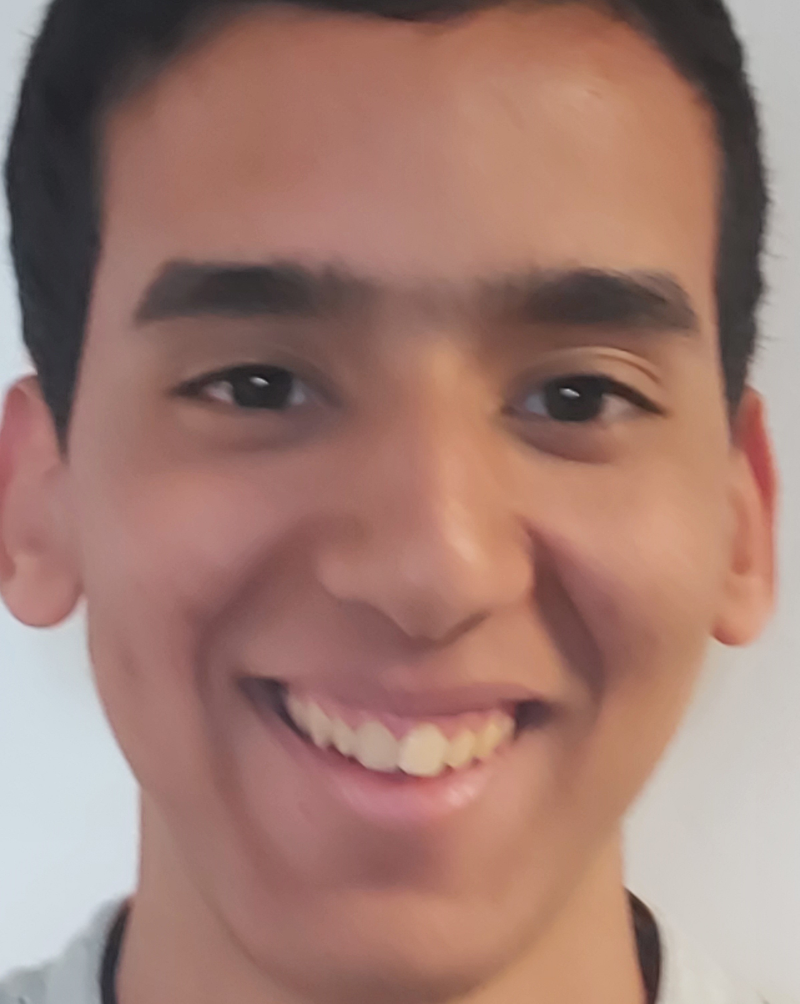
%> input picture reconnaissance faciale avec ma database/trainingSet/Abdel.jpg, 2398 x 3011 px (shown at 1/3 size); its folder holds only this picture in this run
$ octave creation_visages_propres.m   (GNU Octave 9; MATLAB toolbox functions it lacks are replaced by stand-ins)
%> lines starting %> are read from the running program, lines starting %| are printed output that depends on the picture
### reconnaissance faciale avec ma database/preTraitementTrain.m
function [Ifinal, nomPhoto]=preTraitementTrain(I,name,tailleImageL,tailleImageH)
%> called with name = 'Abdel', tailleImageL = 300, tailleImageH = 300
    if ndims(I)==3
        I=im2double(rgb2gray(I));
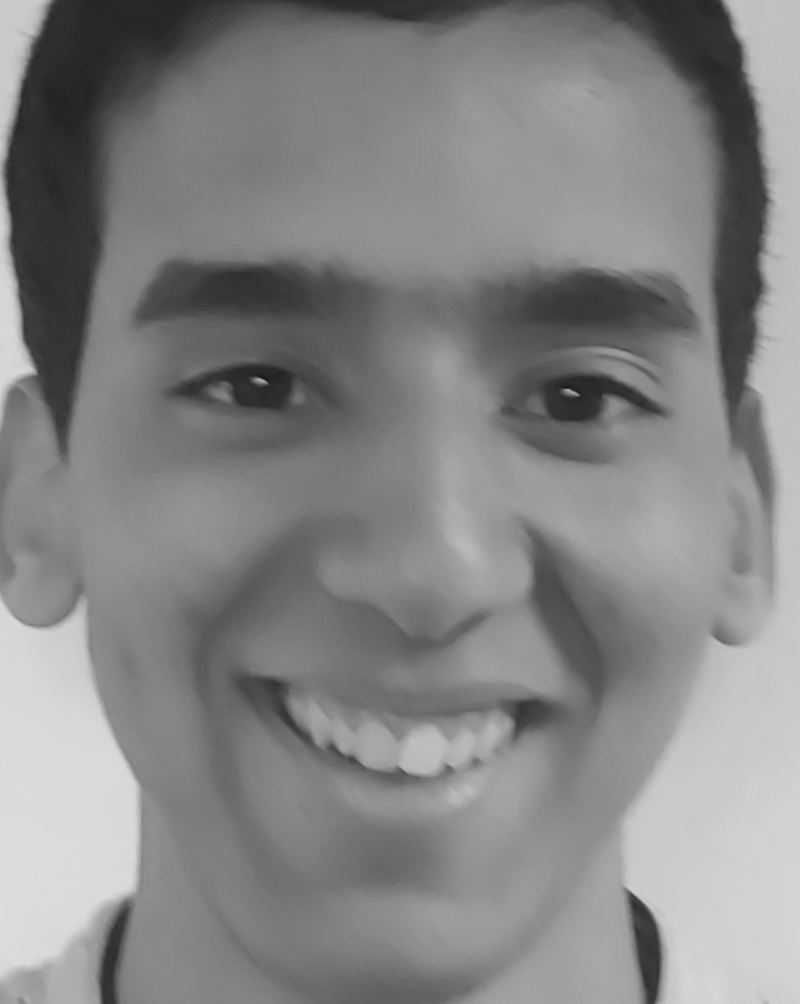
%> I: size 3011x2398 double (shown at 1/3 size); min 0.0706, max 0.875, mean 0.522
    else
        I=im2double(I);
    end


    I=imresize(I,[tailleImageL,tailleImageH]);
%> I: size 300x300 double
    I1=I;
    I2=I;

    m=8;
    B=1/m^2.*ones(m,m);

    %Filtrage par gaussienne(selon test sert à rien)
    %I=filter2(B,I);
    %I=imgaussfilt(I,2);
    %améliorer contraste
    %I=imadjust(I);

    %Changement luminosité
    if mean(I(:))<85/255
        I1=I1+mean(I1(:));
        I2=I2+2*mean(I2(:));
    elseif mean(I(:))<170/255
        I1=I1+mean(I1(:))/2;
        I2=I2-mean(I2(:))/2;
    else
        I1=I1-mean(I1(:))/2;
        I2=I2-mean(I2(:))/4;
    end
% [8 lines of commented-out code are left out]
      I=filter2(B,I);
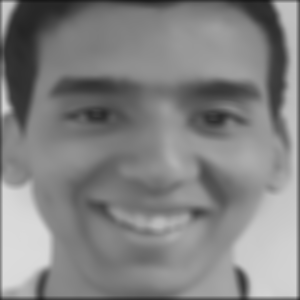
%> I: size 300x300 double; min 0.0953, max 0.863, mean 0.514
      I1=filter2(B,I1);
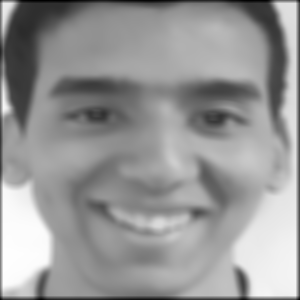
%> I1: size 300x300 double; min 0.258, max 1.12, mean 0.771; drawn with min black and max white
      I2=filter2(B,I2);
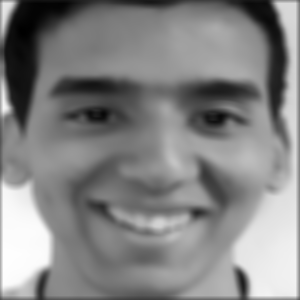
%> I2: size 300x300 double; min -0.117, max 0.602, mean 0.257; drawn with min black and max white
    Ifinal=[I(:) I1(:) I2(:)];
    nomPhoto=[];
    for i=1:3
        nomPhoto=[nomPhoto name];
    end
end

### reconnaissance faciale avec ma database/creation_visages_propres.m
clear ; close all ;

A = dir('trainingSet') ;

M = size(A,1)-2;
%I = imread ([A(4).folder, '/' , A(4).name]) ;
 %imshow(I) ;
nomPhoto=[];
tailleImageL=300;
tailleImageH=300;
I1=[];
 for n=1:M
   im = imread ([A(2+n).folder, '/' , A(2+n).name]) ;
%    im=Normalisation(im);
%    figure;imshow(im);
   % get number of rows and columns in image
  %I1(:,n) = im(:); % convert image to vector and store as column in matrix
  [I2,nom]=preTraitementTrain(im,erase(convertCharsToStrings(A(2+n).name),'.jpg'),tailleImageL,tailleImageH);
%> nom = 'AbdelAbdelAbdel'

  I1=[I1 I2];
  nomPhoto=[nomPhoto nom];
%> nomPhoto = 'AbdelAbdelAbdel'
 end
%I1=partition(0,7 0,3);
 I= I1';
%moyenne de entre point dans chaque image
moyenne = mean(I,1);
%Placer origine au point de la moyenne pour chaque point
% T=(repmat(moyenne,length (I(: , 1)),1));
% Im = I- T;


[coeff,score,latent,~,explained,mu] = pca(I,'Centered',true);
%> score = [-4e-16; 77.38; -77.38]; latent = 5986.9; explained = 100
%Donne les vecteurs propres, la projection de chaque image sur cette
%ces vecteurs propres,explained: pourcentage de variance de chaque vecteur
%propre
%calculate eigenfaces
optimalNumber=0;
total=0;
while total<100 && optimalNumber<size(explained,1)
    optimalNumber=optimalNumber+1;
    total=total+explained(optimalNumber);
end
%> this loop made 1 pass
%> total on pass 1: 100
score(:,optimalNumber+1:size(score,2))=[];
coeff(:,optimalNumber+1:size(coeff,2))=[];
distanceMax=0;
for i=1:size(score,1)
    for j=i:size(score,1)
        distance=immse ( score(j,:), score(i, :));
        if distance>distanceMax
            distanceMax=distance;
        end
    end
end
%> after the loop, distanceMax = 23947.7
seuil=distanceMax/2;
%> seuil = 11973.8
eigFaces = coeff ;
save ('constante/myfile.mat',  'coeff' , 'score' , 'mu', 'I1','I', 'tailleImageH','tailleImageL','nomPhoto' , 'moyenne','seuil');

Xcentered = score*coeff' ;


% put eigenface in array and display
ef = [];
for n = 1: length (eigFaces(1, : ) )
  temp = reshape(eigFaces(:,n),tailleImageH,tailleImageL);
  temp = histeq(temp,255);
  ef = [ef temp];
end
%> this loop made 1 pass
%> pass 1, `temp = histeq(temp,255);`:
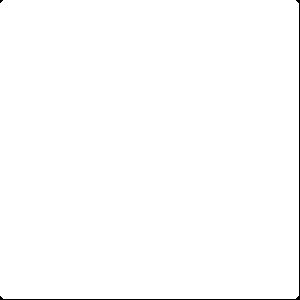
%> temp: size 300x300 double; values 0.00394 (black) and 1 (white), 99.3% white; black in thin lines or dots

ef1 = [];
for n = 1: size(Xcentered,1)
  temp1 =reshape(Xcentered(n,:),tailleImageL,tailleImageH);
  temp1 = histeq(temp1,255);
  ef1= [ef1 temp1];

end
%> this loop made 3 passes
%> pass 1, `temp1 =reshape(Xcentered(n,:),tailleImageL,tailleImageH);`:
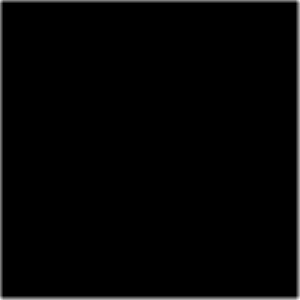
%> temp1: size 300x300 double; min -1.35e-18, max -3.37e-19, mean -1.33e-18; drawn with min black and max white
%> after the loop:
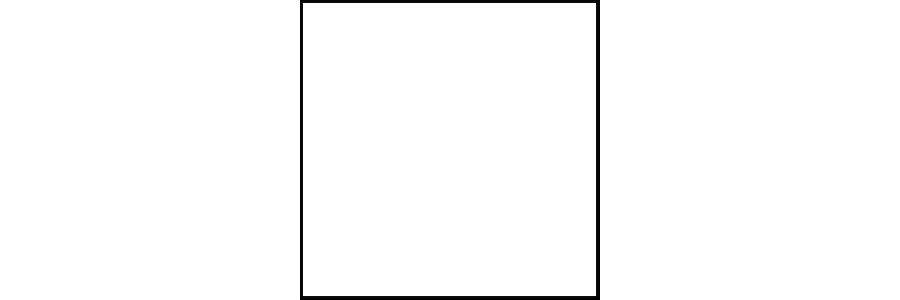
%> ef1: size 300x900 double; min 0, max 1, mean 0.985

figure;
imshow(ef,'Initialmagnification','fit');
title('Eigenfaces');

figure ;
imshow(ef1,'Initialmagnification','fit');
title('reconstructed faces');
